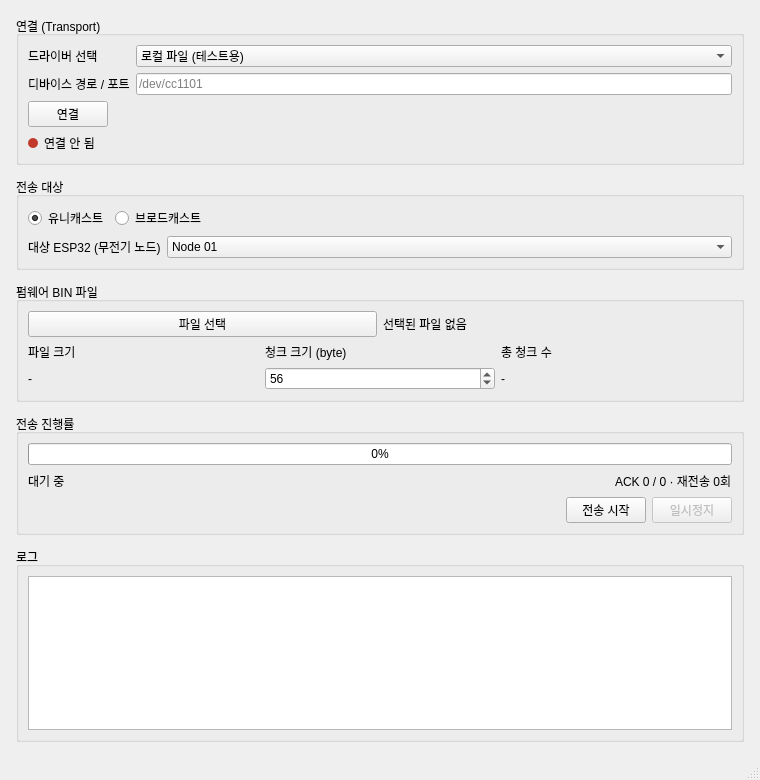
<?xml version="1.0" encoding="UTF-8"?>
<ui version="4.0">
 <class>OtaManager</class>
 <widget class="QMainWindow" name="OtaManager">
  <property name="geometry">
   <rect>
    <x>0</x>
    <y>0</y>
    <width>760</width>
    <height>780</height>
   </rect>
  </property>
  <property name="windowTitle">
   <string>OTA Manager</string>
  </property>
  <widget class="QWidget" name="centralwidget">
   <layout class="QVBoxLayout" name="rootLayout">
    <property name="leftMargin"><number>16</number></property>
    <property name="topMargin"><number>16</number></property>
    <property name="rightMargin"><number>16</number></property>
    <property name="bottomMargin"><number>16</number></property>
    <property name="spacing"><number>12</number></property>
    <item>
     <widget class="QGroupBox" name="connectionGroup">
      <property name="title"><string>연결 (Transport)</string></property>
      <layout class="QVBoxLayout" name="connectionOuterLayout">
       <item>
        <layout class="QFormLayout" name="connectionFormLayout">
         <item row="0" column="0">
          <widget class="QLabel" name="driverLabel">
           <property name="text"><string>드라이버 선택</string></property>
          </widget>
         </item>
         <item row="0" column="1">
          <widget class="QComboBox" name="driverCombo">
           <item><property name="text"><string>로컬 파일 (테스트용)</string></property></item>
           <item><property name="text"><string>CC1101 (/dev/cc1101)</string></property></item>
          </widget>
         </item>
         <item row="1" column="0">
          <widget class="QLabel" name="portLabel">
           <property name="text"><string>디바이스 경로 / 포트</string></property>
          </widget>
         </item>
         <item row="1" column="1">
          <widget class="QLineEdit" name="portEdit">
           <property name="placeholderText"><string>/dev/cc1101</string></property>
          </widget>
         </item>
        </layout>
       </item>
       <item>
        <layout class="QHBoxLayout" name="connectButtonLayout">
         <item>
          <widget class="QPushButton" name="connectButton">
           <property name="text"><string>연결</string></property>
          </widget>
         </item>
         <item>
          <spacer name="connectButtonSpacer">
           <property name="orientation"><enum>Qt::Horizontal</enum></property>
           <property name="sizeHint" stdset="0"><size><width>40</width><height>20</height></size></property>
          </spacer>
         </item>
        </layout>
       </item>
       <item>
        <layout class="QHBoxLayout" name="statusLayout">
         <item>
          <widget class="QLabel" name="connectionStatusDot">
           <property name="minimumSize"><size><width>10</width><height>10</height></size></property>
           <property name="maximumSize"><size><width>10</width><height>10</height></size></property>
           <property name="styleSheet"><string notr="true">background-color:#c0392b; border-radius:5px;</string></property>
           <property name="text"><string/></property>
          </widget>
         </item>
         <item>
          <widget class="QLabel" name="connectionStatusLabel">
           <property name="text"><string>연결 안 됨</string></property>
          </widget>
         </item>
         <item>
          <spacer name="statusSpacer">
           <property name="orientation"><enum>Qt::Horizontal</enum></property>
           <property name="sizeHint" stdset="0"><size><width>40</width><height>20</height></size></property>
          </spacer>
         </item>
        </layout>
       </item>
      </layout>
     </widget>
    </item>
    <item>
     <widget class="QGroupBox" name="targetGroup">
      <property name="title"><string>전송 대상</string></property>
      <layout class="QVBoxLayout" name="targetOuterLayout">
       <item>
        <layout class="QHBoxLayout" name="modeLayout">
         <item>
          <widget class="QRadioButton" name="unicastRadio">
           <property name="text"><string>유니캐스트</string></property>
           <property name="checked"><bool>true</bool></property>
           <attribute name="buttonGroup"><string notr="true">modeButtonGroup</string></attribute>
          </widget>
         </item>
         <item>
          <widget class="QRadioButton" name="broadcastRadio">
           <property name="text"><string>브로드캐스트</string></property>
           <attribute name="buttonGroup"><string notr="true">modeButtonGroup</string></attribute>
          </widget>
         </item>
         <item>
          <spacer name="modeSpacer">
           <property name="orientation"><enum>Qt::Horizontal</enum></property>
           <property name="sizeHint" stdset="0"><size><width>40</width><height>20</height></size></property>
          </spacer>
         </item>
        </layout>
       </item>
       <item>
        <layout class="QFormLayout" name="targetFormLayout">
         <item row="0" column="0">
          <widget class="QLabel" name="targetLabel">
           <property name="text"><string>대상 ESP32 (무전기 노드)</string></property>
          </widget>
         </item>
         <item row="0" column="1">
          <widget class="QComboBox" name="targetCombo">
           <item><property name="text"><string>Node 01</string></property></item>
           <item><property name="text"><string>Node 02</string></property></item>
           <item><property name="text"><string>Node 03</string></property></item>
          </widget>
         </item>
        </layout>
       </item>
      </layout>
     </widget>
    </item>
    <item>
     <widget class="QGroupBox" name="fileGroup">
      <property name="title"><string>펌웨어 BIN 파일</string></property>
      <layout class="QVBoxLayout" name="fileOuterLayout">
       <item>
        <layout class="QHBoxLayout" name="fileRowLayout">
         <item>
          <widget class="QPushButton" name="selectFileButton">
           <property name="text"><string>파일 선택</string></property>
          </widget>
         </item>
         <item>
          <widget class="QLabel" name="filePathLabel">
           <property name="text"><string>선택된 파일 없음</string></property>
          </widget>
         </item>
        </layout>
       </item>
       <item>
        <layout class="QGridLayout" name="fileInfoGridLayout">
         <item row="0" column="0">
          <widget class="QLabel" name="fileSizeTitleLabel">
           <property name="text"><string>파일 크기</string></property>
          </widget>
         </item>
         <item row="1" column="0">
          <widget class="QLabel" name="fileSizeValueLabel">
           <property name="text"><string>-</string></property>
          </widget>
         </item>
         <item row="0" column="1">
          <widget class="QLabel" name="chunkSizeTitleLabel">
           <property name="text"><string>청크 크기 (byte)</string></property>
          </widget>
         </item>
         <item row="1" column="1">
          <widget class="QSpinBox" name="chunkSizeSpin">
           <property name="minimum"><number>8</number></property>
           <property name="maximum"><number>256</number></property>
           <property name="value"><number>56</number></property>
          </widget>
         </item>
         <item row="0" column="2">
          <widget class="QLabel" name="totalChunksTitleLabel">
           <property name="text"><string>총 청크 수</string></property>
          </widget>
         </item>
         <item row="1" column="2">
          <widget class="QLabel" name="totalChunksValueLabel">
           <property name="text"><string>-</string></property>
          </widget>
         </item>
        </layout>
       </item>
      </layout>
     </widget>
    </item>
    <item>
     <widget class="QGroupBox" name="progressGroup">
      <property name="title"><string>전송 진행률</string></property>
      <layout class="QVBoxLayout" name="progressOuterLayout">
       <item>
        <widget class="QProgressBar" name="progressBar">
         <property name="value"><number>0</number></property>
        </widget>
       </item>
       <item>
        <layout class="QHBoxLayout" name="progressInfoLayout">
         <item>
          <widget class="QLabel" name="progressStatusLabel">
           <property name="text"><string>대기 중</string></property>
          </widget>
         </item>
         <item>
          <spacer name="progressInfoSpacer">
           <property name="orientation"><enum>Qt::Horizontal</enum></property>
           <property name="sizeHint" stdset="0"><size><width>40</width><height>20</height></size></property>
          </spacer>
         </item>
         <item>
          <widget class="QLabel" name="ackStatusLabel">
           <property name="text"><string>ACK 0 / 0 · 재전송 0회</string></property>
          </widget>
         </item>
        </layout>
       </item>
       <item>
        <layout class="QHBoxLayout" name="progressButtonLayout">
         <item>
          <spacer name="progressButtonSpacer">
           <property name="orientation"><enum>Qt::Horizontal</enum></property>
           <property name="sizeHint" stdset="0"><size><width>40</width><height>20</height></size></property>
          </spacer>
         </item>
         <item>
          <widget class="QPushButton" name="startButton">
           <property name="text"><string>전송 시작</string></property>
          </widget>
         </item>
         <item>
          <widget class="QPushButton" name="pauseButton">
           <property name="enabled"><bool>false</bool></property>
           <property name="text"><string>일시정지</string></property>
          </widget>
         </item>
        </layout>
       </item>
      </layout>
     </widget>
    </item>
    <item>
     <widget class="QGroupBox" name="logGroup">
      <property name="title"><string>로그</string></property>
      <layout class="QVBoxLayout" name="logOuterLayout">
       <item>
        <widget class="QPlainTextEdit" name="logView">
         <property name="font">
          <font>
           <family>Courier New</family>
           <pointsize>10</pointsize>
          </font>
         </property>
         <property name="readOnly"><bool>true</bool></property>
         <property name="maximumBlockCount"><number>2000</number></property>
        </widget>
       </item>
      </layout>
     </widget>
    </item>
   </layout>
  </widget>
  <widget class="QMenuBar" name="menubar">
   <property name="geometry">
    <rect>
     <x>0</x>
     <y>0</y>
     <width>760</width>
     <height>33</height>
    </rect>
   </property>
  </widget>
  <widget class="QStatusBar" name="statusbar"/>
 </widget>
 <resources/>
 <connections/>
 <buttongroups>
  <buttongroup name="modeButtonGroup"/>
 </buttongroups>
</ui>
